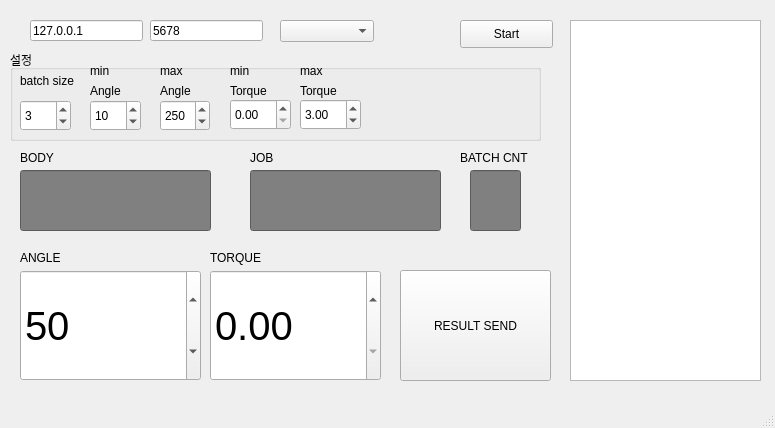
<?xml version="1.0" encoding="UTF-8"?>
<ui version="4.0">
 <class>MainWindow</class>
 <widget class="QMainWindow" name="MainWindow">
  <property name="geometry">
   <rect>
    <x>0</x>
    <y>0</y>
    <width>775</width>
    <height>428</height>
   </rect>
  </property>
  <property name="windowTitle">
   <string>MainWindow</string>
  </property>
  <widget class="QWidget" name="centralwidget">
   <widget class="QPushButton" name="START">
    <property name="geometry">
     <rect>
      <x>460</x>
      <y>20</y>
      <width>93</width>
      <height>28</height>
     </rect>
    </property>
    <property name="text">
     <string>Start</string>
    </property>
   </widget>
   <widget class="QDoubleSpinBox" name="TORQUE">
    <property name="geometry">
     <rect>
      <x>210</x>
      <y>270</y>
      <width>171</width>
      <height>111</height>
     </rect>
    </property>
    <property name="styleSheet">
     <string notr="true">QDoubleSpinBox{
	font-size:40px

}</string>
    </property>
   </widget>
   <widget class="QLabel" name="label">
    <property name="geometry">
     <rect>
      <x>20</x>
      <y>250</y>
      <width>64</width>
      <height>15</height>
     </rect>
    </property>
    <property name="text">
     <string>ANGLE</string>
    </property>
   </widget>
   <widget class="QLabel" name="label_2">
    <property name="geometry">
     <rect>
      <x>210</x>
      <y>250</y>
      <width>64</width>
      <height>15</height>
     </rect>
    </property>
    <property name="text">
     <string>TORQUE</string>
    </property>
   </widget>
   <widget class="QPushButton" name="RESULTSEND">
    <property name="geometry">
     <rect>
      <x>400</x>
      <y>270</y>
      <width>151</width>
      <height>111</height>
     </rect>
    </property>
    <property name="text">
     <string>RESULT SEND</string>
    </property>
   </widget>
   <widget class="QLineEdit" name="BODY">
    <property name="geometry">
     <rect>
      <x>20</x>
      <y>170</y>
      <width>191</width>
      <height>61</height>
     </rect>
    </property>
    <property name="styleSheet">
     <string notr="true">QLineEdit{
	font-size:30px;
	background:gray
}</string>
    </property>
    <property name="text">
     <string/>
    </property>
    <property name="readOnly">
     <bool>true</bool>
    </property>
   </widget>
   <widget class="QLineEdit" name="JOB">
    <property name="geometry">
     <rect>
      <x>250</x>
      <y>170</y>
      <width>191</width>
      <height>61</height>
     </rect>
    </property>
    <property name="styleSheet">
     <string notr="true">QLineEdit{
	font-size:30px;
	background:gray
}</string>
    </property>
    <property name="text">
     <string/>
    </property>
    <property name="readOnly">
     <bool>true</bool>
    </property>
   </widget>
   <widget class="QLabel" name="label_3">
    <property name="geometry">
     <rect>
      <x>20</x>
      <y>150</y>
      <width>64</width>
      <height>15</height>
     </rect>
    </property>
    <property name="text">
     <string>BODY</string>
    </property>
   </widget>
   <widget class="QLabel" name="label_4">
    <property name="geometry">
     <rect>
      <x>250</x>
      <y>150</y>
      <width>64</width>
      <height>15</height>
     </rect>
    </property>
    <property name="text">
     <string>JOB</string>
    </property>
   </widget>
   <widget class="QGroupBox" name="groupBox">
    <property name="geometry">
     <rect>
      <x>10</x>
      <y>50</y>
      <width>531</width>
      <height>91</height>
     </rect>
    </property>
    <property name="title">
     <string>설정</string>
    </property>
    <widget class="QLabel" name="label_6">
     <property name="geometry">
      <rect>
       <x>80</x>
       <y>10</y>
       <width>31</width>
       <height>21</height>
      </rect>
     </property>
     <property name="text">
      <string>min</string>
     </property>
    </widget>
    <widget class="QLabel" name="label_7">
     <property name="geometry">
      <rect>
       <x>80</x>
       <y>30</y>
       <width>31</width>
       <height>21</height>
      </rect>
     </property>
     <property name="text">
      <string>Angle</string>
     </property>
    </widget>
    <widget class="QLabel" name="label_9">
     <property name="geometry">
      <rect>
       <x>150</x>
       <y>30</y>
       <width>31</width>
       <height>21</height>
      </rect>
     </property>
     <property name="text">
      <string>Angle</string>
     </property>
    </widget>
    <widget class="QLabel" name="label_8">
     <property name="geometry">
      <rect>
       <x>150</x>
       <y>10</y>
       <width>31</width>
       <height>21</height>
      </rect>
     </property>
     <property name="text">
      <string>max</string>
     </property>
    </widget>
    <widget class="QLabel" name="label_10">
     <property name="geometry">
      <rect>
       <x>220</x>
       <y>30</y>
       <width>51</width>
       <height>21</height>
      </rect>
     </property>
     <property name="text">
      <string>Torque</string>
     </property>
    </widget>
    <widget class="QDoubleSpinBox" name="MINTOR">
     <property name="geometry">
      <rect>
       <x>220</x>
       <y>49</y>
       <width>61</width>
       <height>31</height>
      </rect>
     </property>
    </widget>
    <widget class="QLabel" name="label_11">
     <property name="geometry">
      <rect>
       <x>220</x>
       <y>10</y>
       <width>31</width>
       <height>21</height>
      </rect>
     </property>
     <property name="text">
      <string>min</string>
     </property>
    </widget>
    <widget class="QLabel" name="label_12">
     <property name="geometry">
      <rect>
       <x>290</x>
       <y>30</y>
       <width>51</width>
       <height>21</height>
      </rect>
     </property>
     <property name="text">
      <string>Torque</string>
     </property>
    </widget>
    <widget class="QDoubleSpinBox" name="MAXTOR">
     <property name="geometry">
      <rect>
       <x>290</x>
       <y>49</y>
       <width>61</width>
       <height>31</height>
      </rect>
     </property>
     <property name="value">
      <double>3.000000000000000</double>
     </property>
    </widget>
    <widget class="QLabel" name="label_13">
     <property name="geometry">
      <rect>
       <x>290</x>
       <y>10</y>
       <width>31</width>
       <height>21</height>
      </rect>
     </property>
     <property name="text">
      <string>max</string>
     </property>
    </widget>
    <widget class="QSpinBox" name="BATCHSIZE">
     <property name="geometry">
      <rect>
       <x>10</x>
       <y>50</y>
       <width>51</width>
       <height>31</height>
      </rect>
     </property>
     <property name="value">
      <number>3</number>
     </property>
    </widget>
    <widget class="QLabel" name="label_14">
     <property name="geometry">
      <rect>
       <x>10</x>
       <y>20</y>
       <width>61</width>
       <height>21</height>
      </rect>
     </property>
     <property name="text">
      <string>batch size</string>
     </property>
    </widget>
    <widget class="QSpinBox" name="MINANG">
     <property name="geometry">
      <rect>
       <x>80</x>
       <y>50</y>
       <width>51</width>
       <height>31</height>
      </rect>
     </property>
     <property name="value">
      <number>10</number>
     </property>
    </widget>
    <widget class="QSpinBox" name="MAXANG">
     <property name="geometry">
      <rect>
       <x>150</x>
       <y>50</y>
       <width>50</width>
       <height>31</height>
      </rect>
     </property>
     <property name="maximum">
      <number>360</number>
     </property>
     <property name="value">
      <number>250</number>
     </property>
    </widget>
   </widget>
   <widget class="QLineEdit" name="IP">
    <property name="geometry">
     <rect>
      <x>30</x>
      <y>20</y>
      <width>113</width>
      <height>21</height>
     </rect>
    </property>
    <property name="text">
     <string>127.0.0.1</string>
    </property>
   </widget>
   <widget class="QLineEdit" name="PORT">
    <property name="geometry">
     <rect>
      <x>150</x>
      <y>20</y>
      <width>113</width>
      <height>21</height>
     </rect>
    </property>
    <property name="text">
     <string>5678</string>
    </property>
   </widget>
   <widget class="QComboBox" name="TYPES">
    <property name="geometry">
     <rect>
      <x>280</x>
      <y>20</y>
      <width>94</width>
      <height>22</height>
     </rect>
    </property>
   </widget>
   <widget class="QLineEdit" name="BATCHCNT">
    <property name="geometry">
     <rect>
      <x>470</x>
      <y>170</y>
      <width>51</width>
      <height>61</height>
     </rect>
    </property>
    <property name="styleSheet">
     <string notr="true">QLineEdit{
	font-size:30px;
	background:gray
}</string>
    </property>
    <property name="text">
     <string/>
    </property>
    <property name="readOnly">
     <bool>true</bool>
    </property>
   </widget>
   <widget class="QLabel" name="label_5">
    <property name="geometry">
     <rect>
      <x>460</x>
      <y>150</y>
      <width>91</width>
      <height>16</height>
     </rect>
    </property>
    <property name="text">
     <string>BATCH CNT</string>
    </property>
   </widget>
   <widget class="QTextEdit" name="LOG">
    <property name="geometry">
     <rect>
      <x>570</x>
      <y>20</y>
      <width>191</width>
      <height>361</height>
     </rect>
    </property>
   </widget>
   <widget class="QSpinBox" name="ANGLE">
    <property name="geometry">
     <rect>
      <x>20</x>
      <y>270</y>
      <width>181</width>
      <height>111</height>
     </rect>
    </property>
    <property name="styleSheet">
     <string notr="true">QSpinBox{
font-size:40px
}</string>
    </property>
    <property name="maximum">
     <number>360</number>
    </property>
    <property name="value">
     <number>50</number>
    </property>
   </widget>
  </widget>
  <widget class="QMenuBar" name="menubar">
   <property name="geometry">
    <rect>
     <x>0</x>
     <y>0</y>
     <width>775</width>
     <height>21</height>
    </rect>
   </property>
  </widget>
  <widget class="QStatusBar" name="statusbar"/>
 </widget>
 <resources/>
 <connections/>
</ui>
